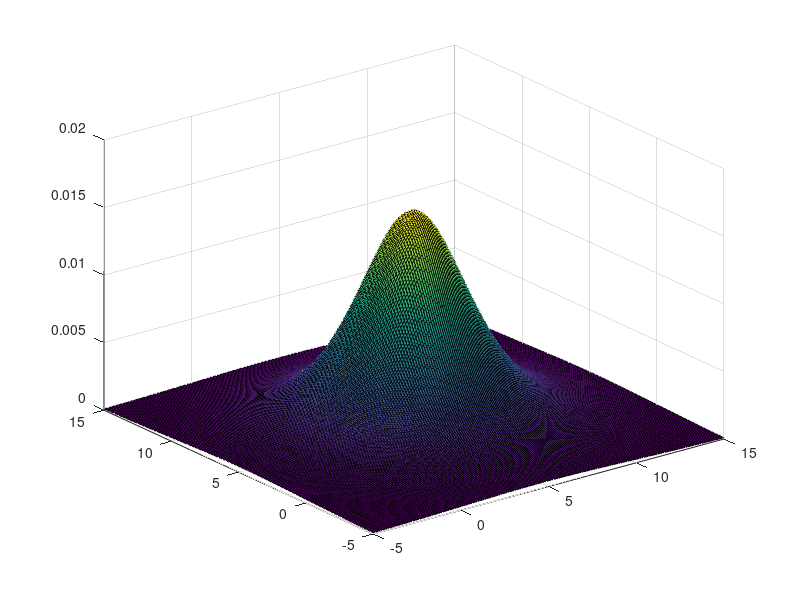

Recreate this plot in MATLAB.
a=10;
b=0;

[X1,X2] = meshgrid(linspace(-5,15,200)',linspace(-5,15,200)');
X = [X1(:)-4.88 X2(:)-4.88];
C = [a,b;b,a];
df = 3;
p = mvtpdf(X,C,df);

figure;
surf(X1,X2,reshape(p,200,200))